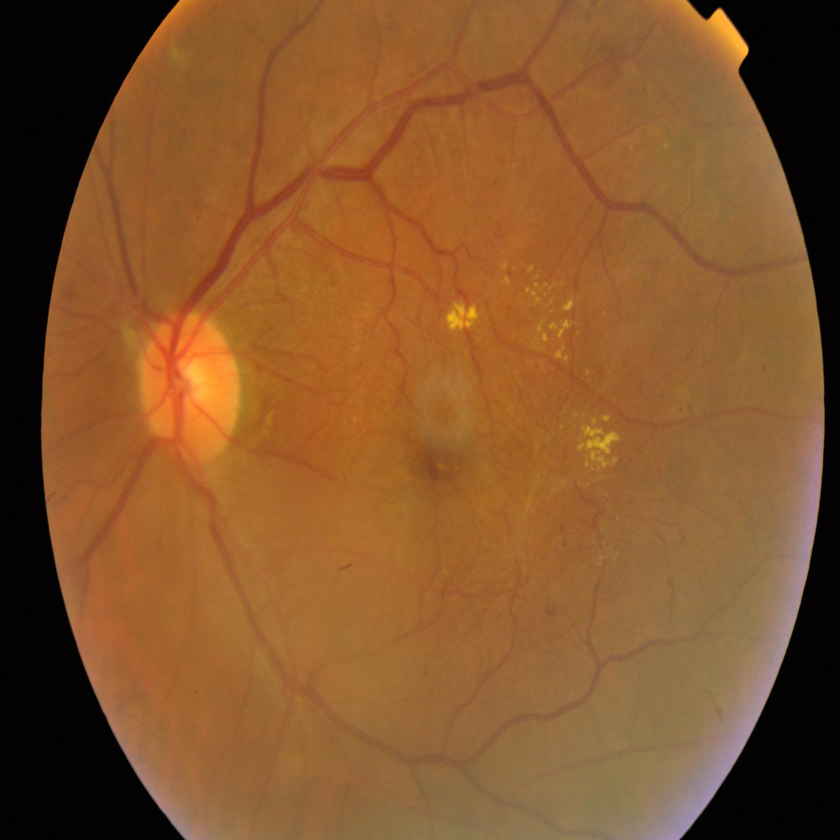
#> input picture data/gradcam_compare/image_2 (1).png, 840 x 840 px, shrunk from 1000 x 1000 before the run
$ python -i fov.py   (imports and definitions only)
#> lines starting #> are read from the running program, lines starting #| are printed output that depends on the picture; after the words box and inside, x2 and y2 are one past the last pixel; in counts of white or black regions, pixels touching at a corner belong together
#> further down, picture is the input picture: shape (840, 840, 3); mean B, G, R 43.7, 85, 132.1
"""
FOV (field of view) mask extraction for fundus images.

The retinal disc sits inside a black surround. Almost every quality metric is
meaningless unless it is computed inside that disc only -- the black border
drags means and variances toward zero and makes every image look the same.

This module is used by:
  - core/iqa/quality.py   (all scores are masked)
  - core/xai/  (Anshika)  -- CAM off-retina guard
"""

import cv2
import numpy as np


def extract_fov(bgr, erode_frac=0.05):
    """
    Extract the circular retinal field of view.

    Args:
        bgr: HxWx3 uint8 BGR image
        erode_frac: shrink the mask by this fraction of its radius, so that
                    boundary pixels (which are dim and noisy) are excluded

    Returns:
        mask:   HxW uint8, 255 inside the retina, 0 outside
        info:   dict with coverage, centre offset and radius
    """
#> called with erode_frac = 0.05
    h, w = bgr.shape[:2]
    gray = cv2.cvtColor(bgr, cv2.COLOR_BGR2GRAY)
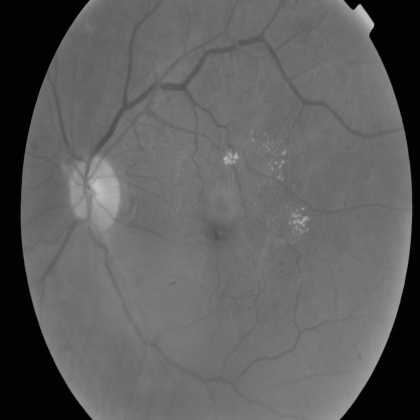
#> gray: shape (840, 840) (shown at 1/2 size); min 0, max 195, mean 94.4

    # Otsu on a blurred copy is robust to noise and to varying exposure.
    blur = cv2.GaussianBlur(gray, (0, 0), 5)
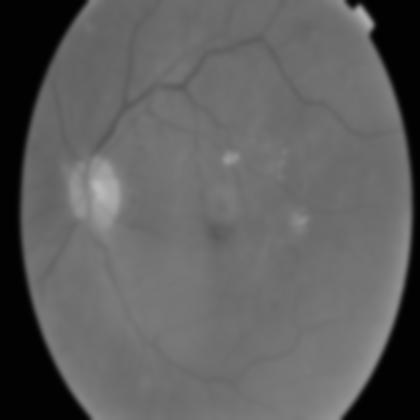
#> blur: shape (840, 840) (shown at 1/2 size); min 2, max 186, mean 94.4
    _, binary = cv2.threshold(blur, 0, 255, cv2.THRESH_BINARY + cv2.THRESH_OTSU)
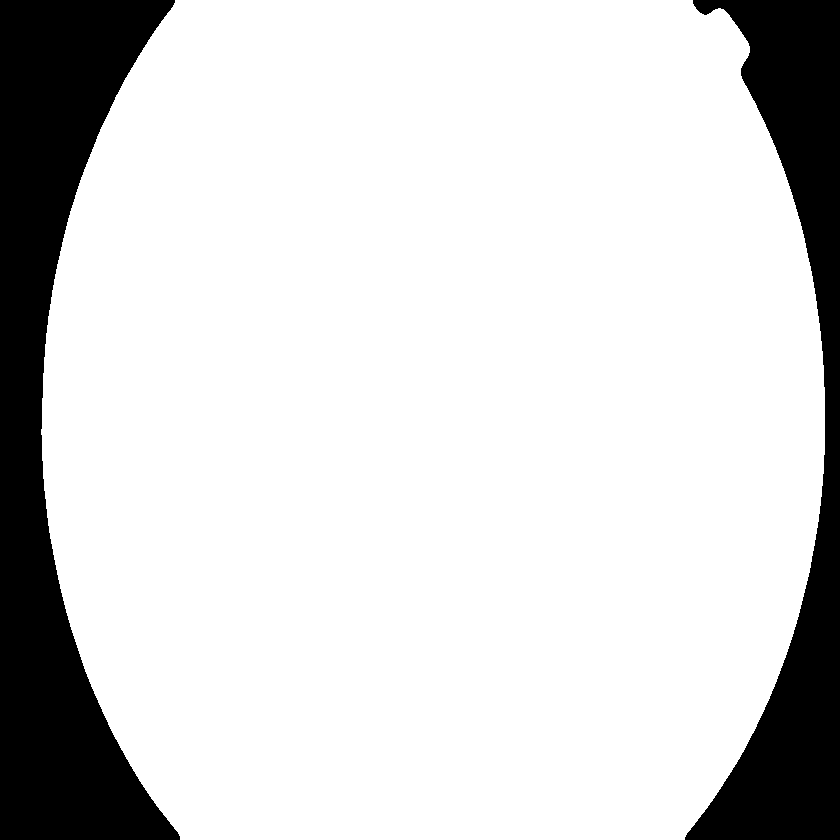
#> binary: shape (840, 840); 83.4% white; 2 black regions, box (x1, y1, x2, y2) and area: (0, 0, 180, 840) 70730, (685, 0, 840, 840) 46733

    # Otsu can pick a very low threshold on dark images and grab the surround.
    # Guard with a floor: retina pixels are brighter than near-black.
    binary[gray < 10] = 0
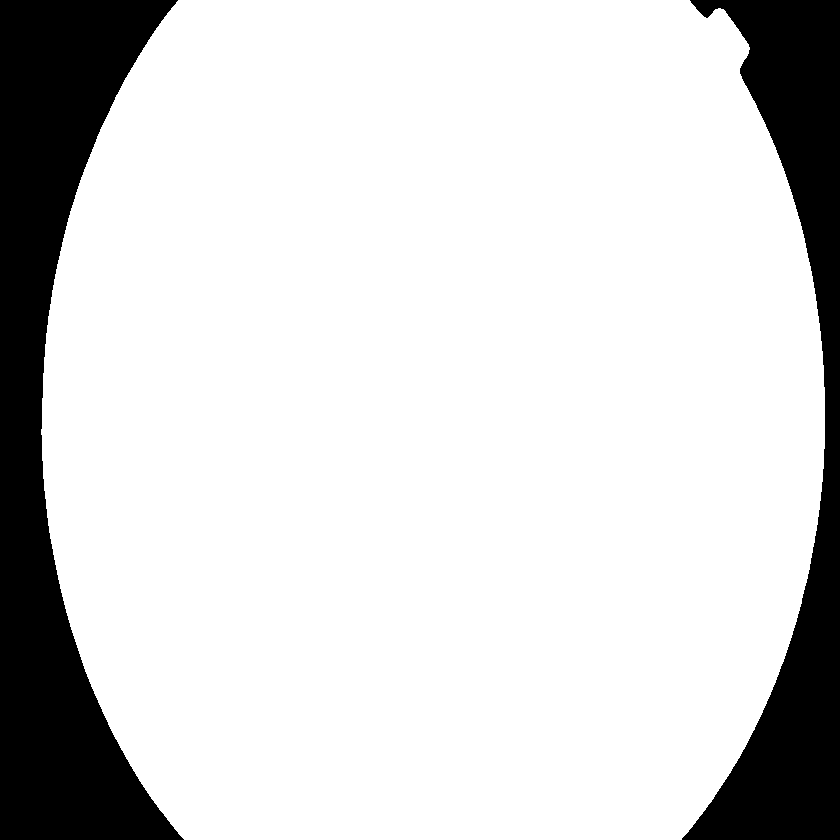
#> binary: shape (840, 840); 83.3% white; 2 black regions, box (x1, y1, x2, y2) and area: (0, 0, 184, 840) 70753, (682, 0, 840, 840) 47061

    # Close small holes (bright lesions / dark vessels near the edge).
    kernel = cv2.getStructuringElement(cv2.MORPH_ELLIPSE, (15, 15))
    binary = cv2.morphologyEx(binary, cv2.MORPH_CLOSE, kernel)
#> binary: shape (840, 840); 83.3% white; 2 black regions, box (x1, y1, x2, y2) and area: (0, 0, 181, 840) 70742, (684, 0, 840, 840) 47037

    # Largest connected component = the retinal disc.
    n_labels, labels, stats, centroids = cv2.connectedComponentsWithStats(binary, 8)
#> labels: shape (840, 840) int32; values 0 (black) and 1 (white), 83.3% white; 2 black regions
#> n_labels = 2; stats = [[0, 0, 840, 840, 117779], [41, 0, 784, 840, 587821]]; centroids = [[349.6, 428.4], [433.5, 417.7]]
    if n_labels <= 1:
        # Nothing found -- fall back to the whole frame so the pipeline
        # degrades instead of crashing.
        mask = np.full((h, w), 255, np.uint8)
        return mask, _fov_info(mask, (w / 2, h / 2), min(h, w) / 2, w, h)

    largest = 1 + int(np.argmax(stats[1:, cv2.CC_STAT_AREA]))
#> largest = 1
    mask = np.where(labels == largest, 255, 0).astype(np.uint8)

    # Fill interior holes.
    contours, _ = cv2.findContours(mask, cv2.RETR_EXTERNAL, cv2.CHAIN_APPROX_SIMPLE)
#> contours = 1 contour; box (x1, y1, x2, y2) and area: (41, 0, 825, 840) 586458
    mask = np.zeros((h, w), np.uint8)
    cv2.drawContours(mask, contours, -1, 255, thickness=cv2.FILLED)

    (cx, cy), radius = cv2.minEnclosingCircle(contours[0])
#> cx = 442.7; cy = 417.9; radius = 495.8

    # Erode so we never include the dim boundary ring.
    if erode_frac > 0:
        r_erode = max(1, int(radius * erode_frac))
#> r_erode = 24
        ek = cv2.getStructuringElement(cv2.MORPH_ELLIPSE, (2 * r_erode + 1,) * 2)
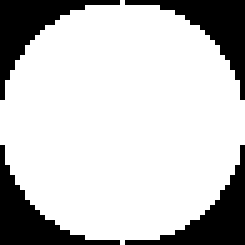
#> ek: shape (49, 49) (shown 5 times larger); values 0 (black) and 1 (white), 77.3% white; 4 black regions, box (x1, y1, x2, y2) and area: (0, 0, 24, 20) 136, (25, 0, 49, 20) 136, (0, 29, 24, 49) 136, (25, 29, 49, 49) 136
        mask = cv2.erode(mask, ek)
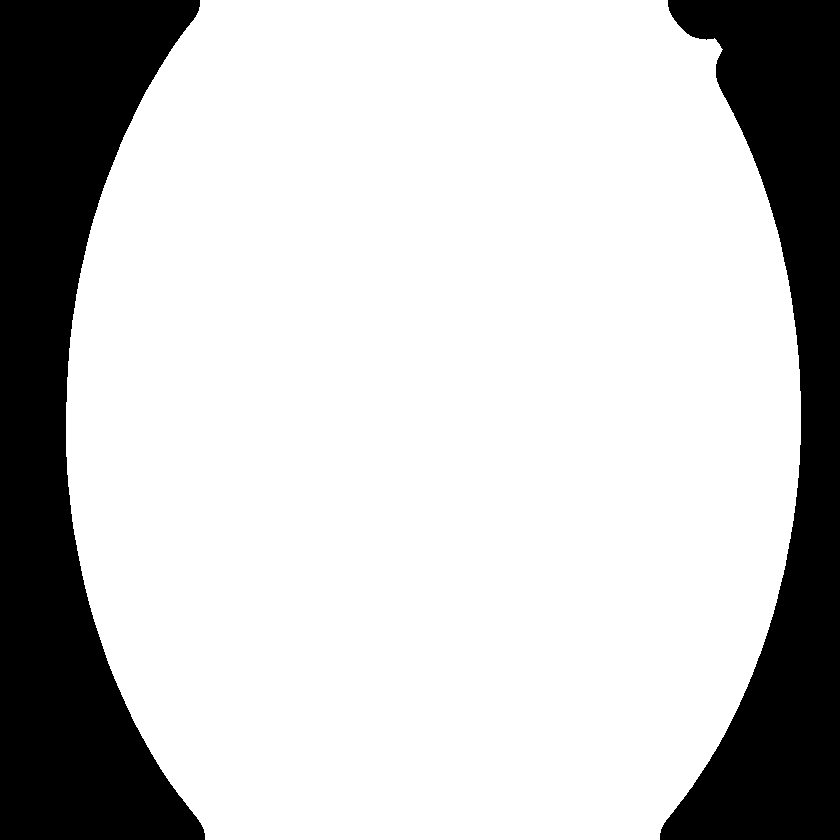
#> mask: shape (840, 840); 77% white; 2 black regions, box (x1, y1, x2, y2) and area: (0, 0, 205, 840) 92579, (660, 0, 840, 840) 69484

    return mask, _fov_info(mask, (cx, cy), radius, w, h)


def _fov_info(mask, centre, radius, w, h):
#> called with centre = (442.7, 417.9), radius = 495.8, w = 840, h = 840
    area = float((mask > 0).sum())
#> area = 543537
    cx, cy = centre
    # Expected area if the disc were fully inside the frame.
    expected = np.pi * (min(w, h) / 2.0) ** 2
    offset = np.hypot(cx - w / 2.0, cy - h / 2.0) / (min(w, h) / 2.0)
    return {
        "area_px": area,
        "coverage": float(np.clip(area / max(expected, 1.0), 0.0, 1.0)),
        "centre": (float(cx), float(cy)),
        "radius": float(radius),
        "centre_offset": float(np.clip(offset, 0.0, 1.0)),
    }


# [5 lines left out: function apply_fov, not called in this run]

>>> import cv2
>>> picture = cv2.imread('../../data/gradcam_compare/image_2 (1).png')
>>> result = extract_fov(picture)

$ run again, on data/gradcam_compare/image_2 (10).png
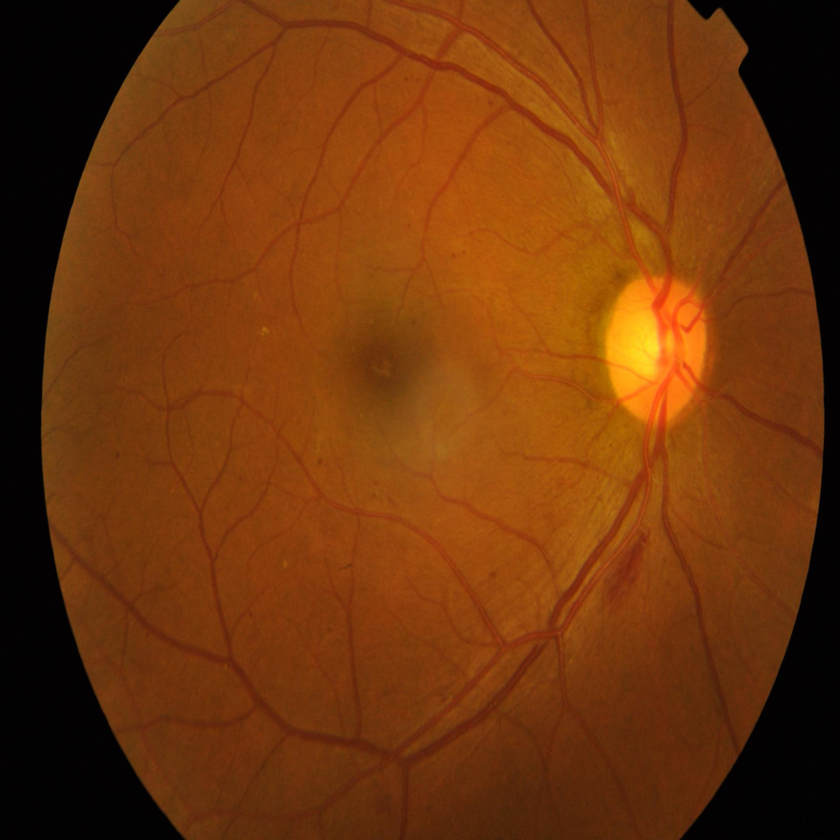
#> input picture data/gradcam_compare/image_2 (10).png, 840 x 840 px, shrunk from 1000 x 1000 before the run
#> picture is the input picture: shape (840, 840, 3); mean B, G, R 11.7, 53.9, 112.3
#> in extract_fov, `_, binary = cv2.threshold(blur, 0, 255, cv2.THRESH_BINARY + cv2.THRESH..`:
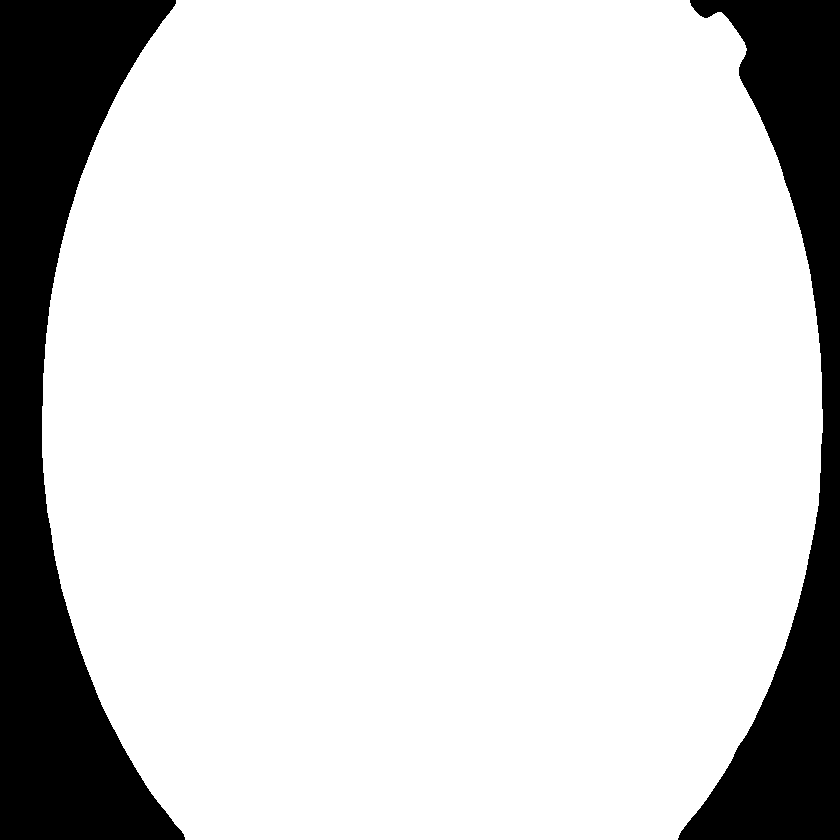
#> binary: shape (840, 840); 82.8% white; 2 black regions, box (x1, y1, x2, y2) and area: (0, 0, 185, 840) 71517, (678, 0, 840, 840) 49708
#> labels: shape (840, 840) int32; values 0 (black) and 1 (white), 82.8% white; 2 black regions
#> n_labels = 2; stats = [[0, 0, 840, 840, 121217], [42, 0, 781, 840, 584383]]; centroids = [[357.3, 431.9], [432.4, 416.9]]
#> largest = 1
#> contours = 1 contour; box (x1, y1, x2, y2) and area: (42, 0, 823, 840) 583028
#> cx = 439.9; cy = 417; radius = 493
#> r_erode = 24
#> ek: shape (49, 49); values 0 (black) and 1 (white), 77.3% white; 4 black regions, box (x1, y1, x2, y2) and area: (0, 0, 24, 20) 136, (25, 0, 49, 20) 136, (0, 29, 24, 49) 136, (25, 29, 49, 49) 136
#> in extract_fov, `mask = cv2.erode(mask, ek)`:
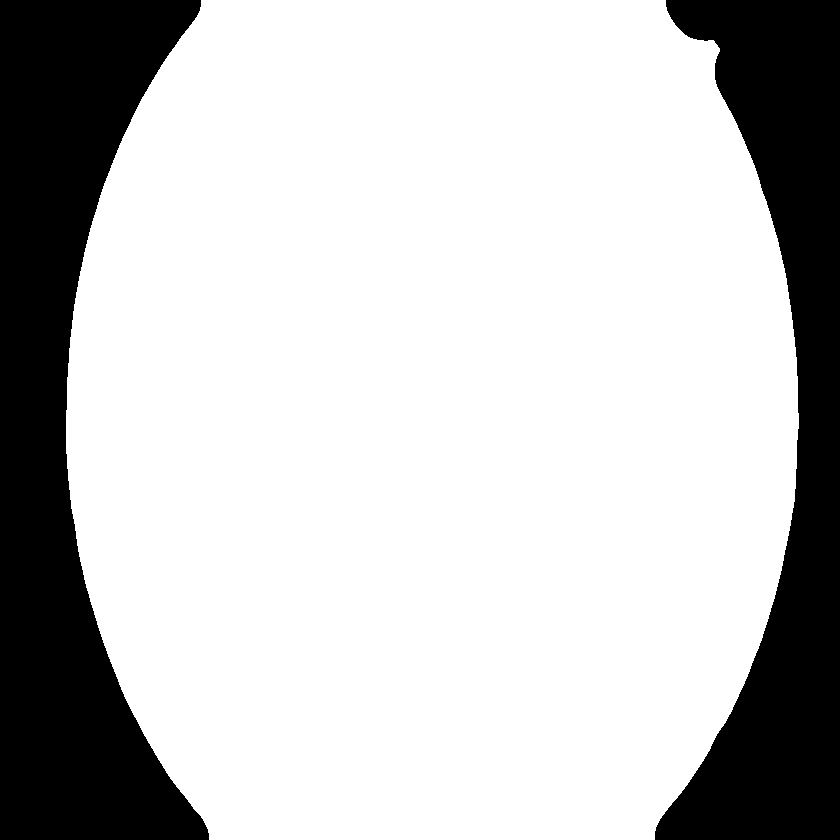
#> mask: shape (840, 840); 76.5% white; 2 black regions, box (x1, y1, x2, y2) and area: (0, 0, 209, 840) 93402, (655, 0, 840, 840) 72099
#> area = 540099

$ run again, on data/gradcam_compare/image_2 (11).png
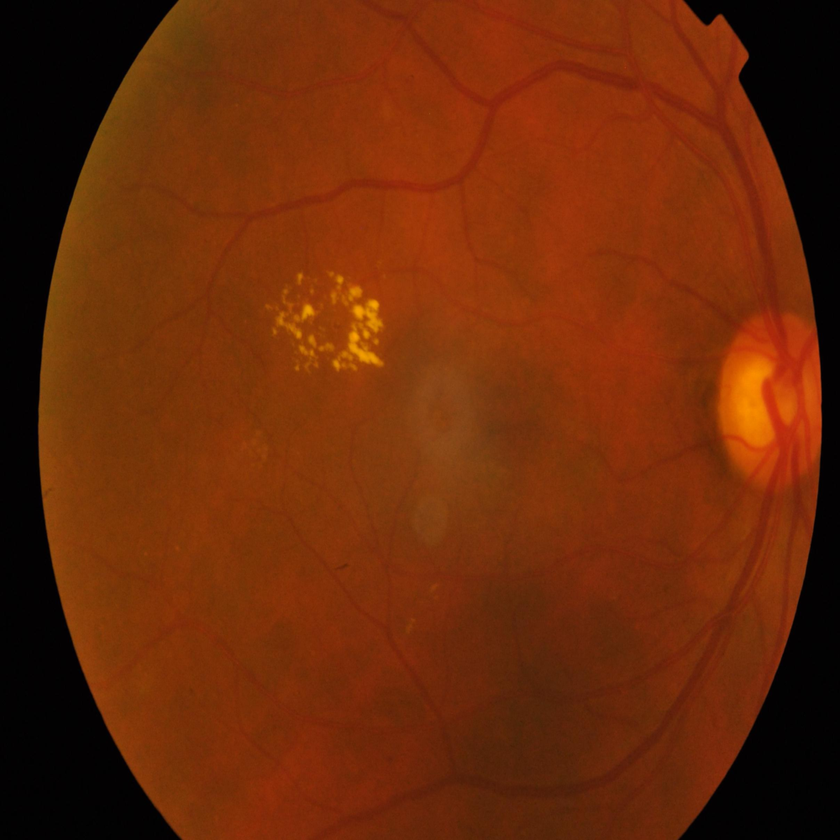
#> input picture data/gradcam_compare/image_2 (11).png, 840 x 840 px, shrunk from 1000 x 1000 before the run
#> picture is the input picture: shape (840, 840, 3); mean B, G, R 8.3, 41.9, 107.7
#> in extract_fov, `_, binary = cv2.threshold(blur, 0, 255, cv2.THRESH_BINARY + cv2.THRESH..`:
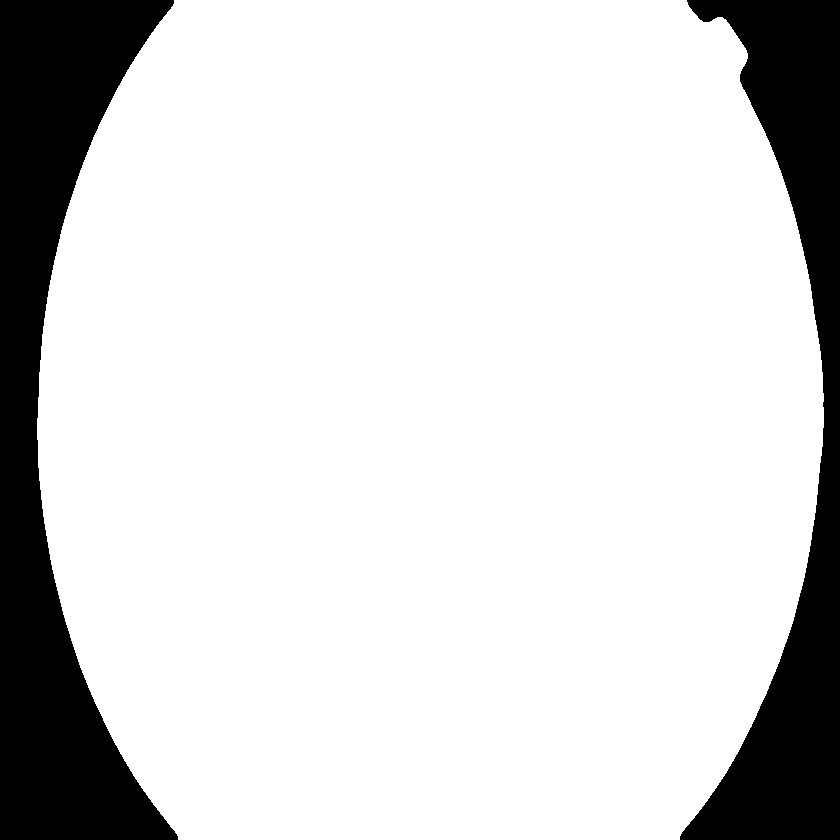
#> binary: shape (840, 840); 83.3% white; 2 black regions, box (x1, y1, x2, y2) and area: (0, 0, 178, 840) 67858, (680, 0, 840, 840) 50170
#> labels: shape (840, 840) int32; values 0 (black) and 1 (white), 83.2% white; 2 black regions
#> n_labels = 2; stats = [[0, 0, 840, 840, 118257], [37, 0, 786, 840, 587343]]; centroids = [[367.7, 427.8], [429.9, 417.8]]
#> largest = 1
#> contours = 1 contour; box (x1, y1, x2, y2) and area: (37, 0, 823, 840) 585984
#> cx = 435.9; cy = 418.6; radius = 493.2
#> r_erode = 24
#> ek: shape (49, 49); values 0 (black) and 1 (white), 77.3% white; 4 black regions, box (x1, y1, x2, y2) and area: (0, 0, 24, 20) 136, (25, 0, 49, 20) 136, (0, 29, 24, 49) 136, (25, 29, 49, 49) 136
#> in extract_fov, `mask = cv2.erode(mask, ek)`:
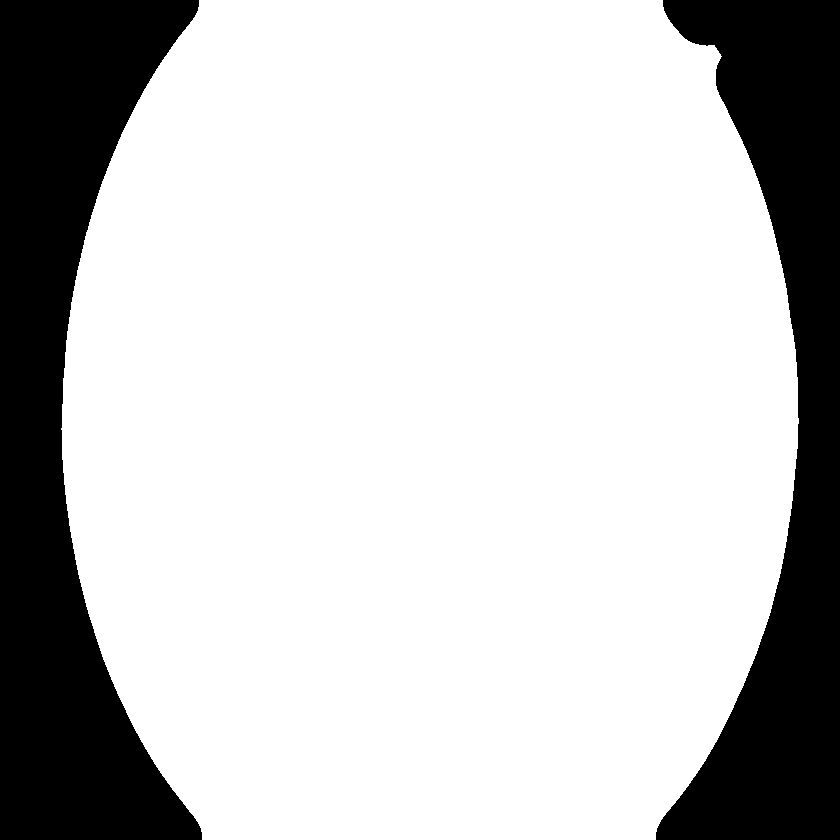
#> mask: shape (840, 840); 77% white; 2 black regions, box (x1, y1, x2, y2) and area: (0, 0, 202, 840) 89857, (656, 0, 840, 840) 72692
#> area = 543051
